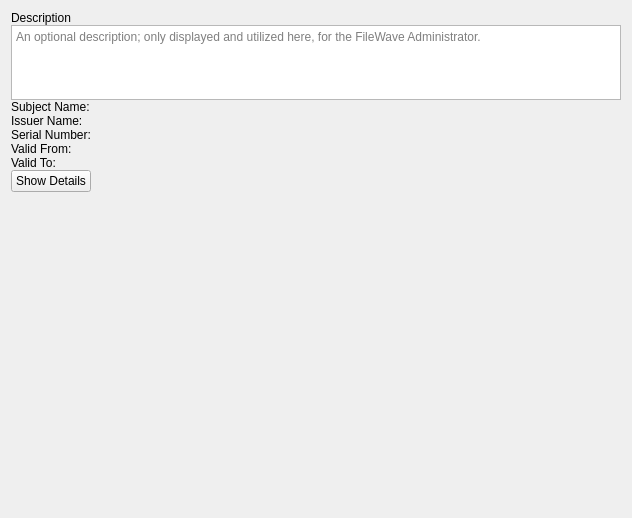
<?xml version="1.0" encoding="UTF-8"?>
<ui version="4.0">
 <class>GoogleCertificateForm</class>
 <widget class="QWidget" name="GoogleCertificateForm">
  <property name="geometry">
   <rect>
    <x>0</x>
    <y>0</y>
    <width>632</width>
    <height>518</height>
   </rect>
  </property>
  <property name="sizePolicy">
   <sizepolicy hsizetype="Expanding" vsizetype="MinimumExpanding">
    <horstretch>0</horstretch>
    <verstretch>0</verstretch>
   </sizepolicy>
  </property>
  <property name="minimumSize">
   <size>
    <width>0</width>
    <height>0</height>
   </size>
  </property>
  <property name="windowTitle">
   <string>Certificates</string>
  </property>
  <layout class="QVBoxLayout" name="verticalLayout">
   <property name="spacing">
    <number>0</number>
   </property>
   <item>
    <widget class="QLabel" name="lbl_title_description">
     <property name="text">
      <string>Description</string>
     </property>
    </widget>
   </item>
   <item>
    <widget class="QTextEdit" name="frm_description">
     <property name="sizePolicy">
      <sizepolicy hsizetype="Expanding" vsizetype="Preferred">
       <horstretch>0</horstretch>
       <verstretch>0</verstretch>
      </sizepolicy>
     </property>
     <property name="maximumSize">
      <size>
       <width>16777215</width>
       <height>75</height>
      </size>
     </property>
     <property name="acceptRichText">
      <bool>false</bool>
     </property>
     <property name="placeholderText">
      <string>An optional description; only displayed and utilized here, for the FileWave Administrator.</string>
     </property>
    </widget>
   </item>
   <item>
    <layout class="QGridLayout" name="gridLayout">
     <item row="0" column="0">
      <widget class="QLabel" name="lbl_title_SubjectName">
       <property name="sizePolicy">
        <sizepolicy hsizetype="Fixed" vsizetype="Preferred">
         <horstretch>0</horstretch>
         <verstretch>0</verstretch>
        </sizepolicy>
       </property>
       <property name="minimumSize">
        <size>
         <width>100</width>
         <height>0</height>
        </size>
       </property>
       <property name="text">
        <string>Subject Name:</string>
       </property>
       <property name="alignment">
        <set>Qt::AlignLeading|Qt::AlignLeft|Qt::AlignTop</set>
       </property>
       <property name="wordWrap">
        <bool>false</bool>
       </property>
       <property name="textInteractionFlags">
        <set>Qt::TextBrowserInteraction</set>
       </property>
      </widget>
     </item>
     <item row="0" column="1">
      <widget class="QLabel" name="lbl_desc_SubjectName">
       <property name="sizePolicy">
        <sizepolicy hsizetype="MinimumExpanding" vsizetype="Preferred">
         <horstretch>0</horstretch>
         <verstretch>0</verstretch>
        </sizepolicy>
       </property>
       <property name="text">
        <string/>
       </property>
       <property name="textFormat">
        <enum>Qt::PlainText</enum>
       </property>
       <property name="alignment">
        <set>Qt::AlignLeading|Qt::AlignLeft|Qt::AlignTop</set>
       </property>
       <property name="wordWrap">
        <bool>true</bool>
       </property>
       <property name="textInteractionFlags">
        <set>Qt::TextBrowserInteraction</set>
       </property>
      </widget>
     </item>
     <item row="1" column="0">
      <widget class="QLabel" name="lbl_title_CertificateAuthority">
       <property name="text">
        <string>Issuer Name:</string>
       </property>
       <property name="alignment">
        <set>Qt::AlignLeading|Qt::AlignLeft|Qt::AlignTop</set>
       </property>
       <property name="textInteractionFlags">
        <set>Qt::TextBrowserInteraction</set>
       </property>
      </widget>
     </item>
     <item row="1" column="1">
      <widget class="QLabel" name="lbl_desc_CertificateAuthority">
       <property name="sizePolicy">
        <sizepolicy hsizetype="MinimumExpanding" vsizetype="Preferred">
         <horstretch>0</horstretch>
         <verstretch>0</verstretch>
        </sizepolicy>
       </property>
       <property name="text">
        <string/>
       </property>
       <property name="textFormat">
        <enum>Qt::PlainText</enum>
       </property>
       <property name="alignment">
        <set>Qt::AlignLeading|Qt::AlignLeft|Qt::AlignTop</set>
       </property>
       <property name="wordWrap">
        <bool>true</bool>
       </property>
       <property name="textInteractionFlags">
        <set>Qt::TextBrowserInteraction</set>
       </property>
      </widget>
     </item>
     <item row="2" column="0">
      <widget class="QLabel" name="lbl_title_SerialNumber">
       <property name="text">
        <string>Serial Number:</string>
       </property>
       <property name="alignment">
        <set>Qt::AlignLeading|Qt::AlignLeft|Qt::AlignTop</set>
       </property>
       <property name="textInteractionFlags">
        <set>Qt::TextBrowserInteraction</set>
       </property>
      </widget>
     </item>
     <item row="2" column="1">
      <widget class="QLabel" name="lbl_desc_SerialNumber">
       <property name="sizePolicy">
        <sizepolicy hsizetype="MinimumExpanding" vsizetype="Preferred">
         <horstretch>0</horstretch>
         <verstretch>0</verstretch>
        </sizepolicy>
       </property>
       <property name="text">
        <string/>
       </property>
       <property name="textFormat">
        <enum>Qt::PlainText</enum>
       </property>
       <property name="alignment">
        <set>Qt::AlignLeading|Qt::AlignLeft|Qt::AlignTop</set>
       </property>
       <property name="wordWrap">
        <bool>true</bool>
       </property>
       <property name="textInteractionFlags">
        <set>Qt::TextBrowserInteraction</set>
       </property>
      </widget>
     </item>
     <item row="3" column="0">
      <widget class="QLabel" name="lbl_title_ValidFrom">
       <property name="text">
        <string>Valid From:</string>
       </property>
       <property name="alignment">
        <set>Qt::AlignLeading|Qt::AlignLeft|Qt::AlignTop</set>
       </property>
       <property name="textInteractionFlags">
        <set>Qt::TextBrowserInteraction</set>
       </property>
      </widget>
     </item>
     <item row="3" column="1">
      <widget class="QLabel" name="lbl_desc_ValidFrom">
       <property name="sizePolicy">
        <sizepolicy hsizetype="MinimumExpanding" vsizetype="Preferred">
         <horstretch>0</horstretch>
         <verstretch>0</verstretch>
        </sizepolicy>
       </property>
       <property name="text">
        <string/>
       </property>
       <property name="textFormat">
        <enum>Qt::PlainText</enum>
       </property>
       <property name="alignment">
        <set>Qt::AlignLeading|Qt::AlignLeft|Qt::AlignTop</set>
       </property>
       <property name="wordWrap">
        <bool>true</bool>
       </property>
       <property name="textInteractionFlags">
        <set>Qt::TextBrowserInteraction</set>
       </property>
      </widget>
     </item>
     <item row="4" column="0">
      <widget class="QLabel" name="lbl_title_ValidTo">
       <property name="text">
        <string>Valid To:</string>
       </property>
       <property name="alignment">
        <set>Qt::AlignLeading|Qt::AlignLeft|Qt::AlignTop</set>
       </property>
       <property name="textInteractionFlags">
        <set>Qt::TextBrowserInteraction</set>
       </property>
      </widget>
     </item>
     <item row="4" column="1">
      <widget class="QLabel" name="lbl_desc_ValidTo">
       <property name="sizePolicy">
        <sizepolicy hsizetype="MinimumExpanding" vsizetype="Preferred">
         <horstretch>0</horstretch>
         <verstretch>0</verstretch>
        </sizepolicy>
       </property>
       <property name="text">
        <string/>
       </property>
       <property name="textFormat">
        <enum>Qt::PlainText</enum>
       </property>
       <property name="alignment">
        <set>Qt::AlignLeading|Qt::AlignLeft|Qt::AlignTop</set>
       </property>
       <property name="wordWrap">
        <bool>true</bool>
       </property>
       <property name="textInteractionFlags">
        <set>Qt::TextBrowserInteraction</set>
       </property>
      </widget>
     </item>
    </layout>
   </item>
   <item>
    <layout class="QHBoxLayout" name="horizontalLayout">
     <item>
      <widget class="QPushButton" name="frm_showDetails">
       <property name="text">
        <string>Show Details</string>
       </property>
      </widget>
     </item>
     <item>
      <spacer name="horizontalSpacer">
       <property name="orientation">
        <enum>Qt::Horizontal</enum>
       </property>
       <property name="sizeHint" stdset="0">
        <size>
         <width>40</width>
         <height>20</height>
        </size>
       </property>
      </spacer>
     </item>
    </layout>
   </item>
   <item>
    <widget class="QFrame" name="detailsFrame">
     <layout class="QVBoxLayout" name="detailsLayout">
      <item>
       <widget class="QLabel" name="lbl_desc_details">
        <property name="sizePolicy">
         <sizepolicy hsizetype="MinimumExpanding" vsizetype="MinimumExpanding">
          <horstretch>0</horstretch>
          <verstretch>0</verstretch>
         </sizepolicy>
        </property>
        <property name="text">
         <string/>
        </property>
        <property name="textFormat">
         <enum>Qt::RichText</enum>
        </property>
        <property name="alignment">
         <set>Qt::AlignLeading|Qt::AlignLeft|Qt::AlignTop</set>
        </property>
        <property name="textInteractionFlags">
         <set>Qt::TextBrowserInteraction</set>
        </property>
       </widget>
      </item>
     </layout>
    </widget>
   </item>
   <item>
    <spacer name="verticalSpacer">
     <property name="orientation">
      <enum>Qt::Vertical</enum>
     </property>
     <property name="sizeHint" stdset="0">
      <size>
       <width>20</width>
       <height>40</height>
      </size>
     </property>
    </spacer>
   </item>
  </layout>
 </widget>
 <resources/>
 <connections/>
</ui>
